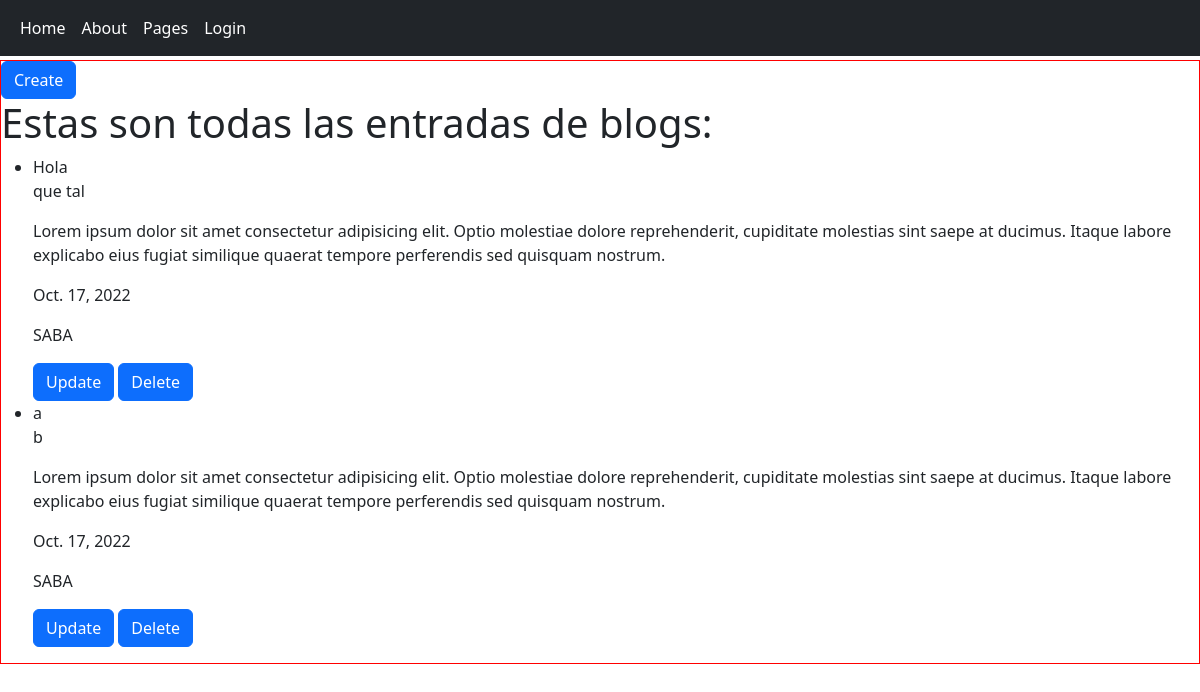
Before: /AppProyectoFinal/read_blogs/ with the older database file.
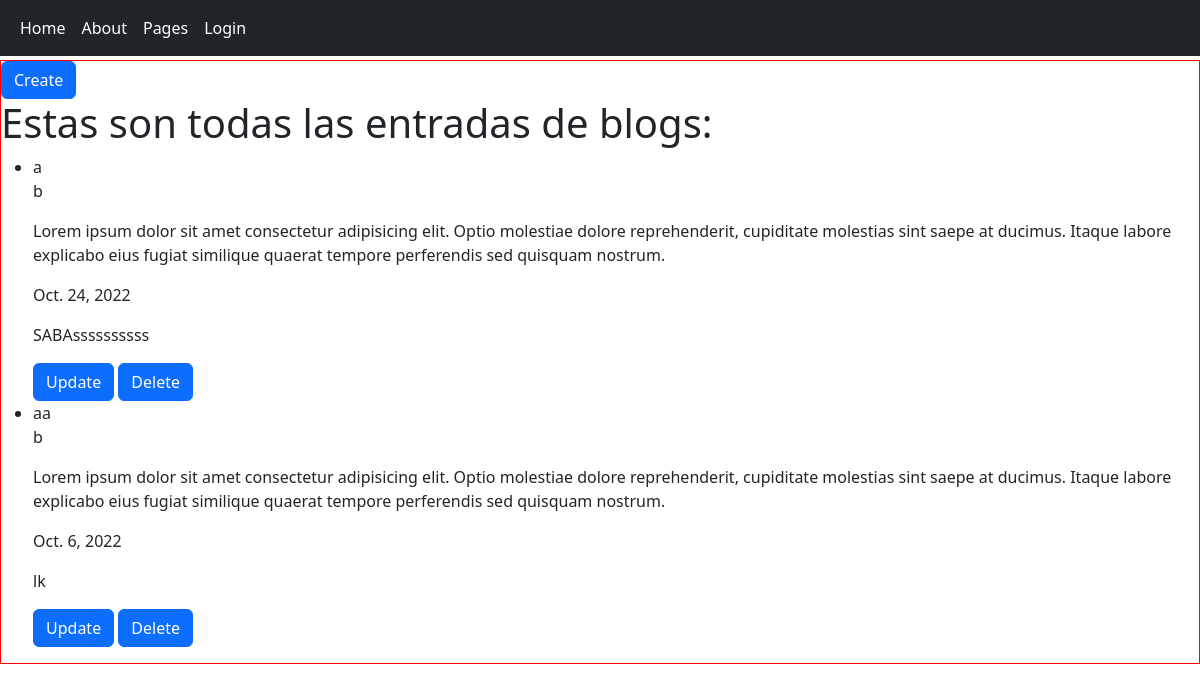
After: the same page with the newer database file.
### AppProyectoFinal/models.py (models this page shows, shortened)
class Blog(models.Model):
    titulo = models.CharField(max_length=30)
    subtitulo = models.CharField(max_length=30)
    cuerpo = models.CharField(max_length = 1000)
    autor = models.CharField(max_length=30)
    fecha = models.DateField()
    imagen = models.ImageField(upload_to='images/')

### AppProyectoFinal/views.py (the view)
# urls.py: path('read_blogs/', read_blogs),
def read_blogs(request = None):
    blogs = Blog.objects.all()
    return render(request, 'BlogCRUD/read_blogs.html', {'blogs': blogs})

### AppProyectoFinal/templates/BlogCRUD/read_blogs.html
{% extends "index.html" %}
{% load static %}
{% block contenido %}
    <a class ="btn btn-primary" href="/AppProyectoFinal/create_blogs">Create</a>
    <h1>Estas son todas las entradas de blogs:</h1>
    <ul>
        {% for blog in blogs %}
                <li>{{ blog.titulo }}</li>
                    <p>{{blog.subtitulo}}</p>
                    <p>{{blog.cuerpo}}</p>
                    <p>{{blog.fecha}}</p>
                    <p>{{blog.autor}}</p>
                    <a class ="btn btn-primary" href="/AppProyectoFinal/update_blogs/{{blog.id}}">Update</a>
                    <a class ="btn btn-primary" href="/AppProyectoFinal/delete_blogs/{{blog.id}}">Delete</a>
        {% endfor %}
{% endblock %}

Changed rows visible on the page:
removed Blog: titulo "Hola", subtitulo "que tal", cuerpo "Lorem ipsum dolor sit amet consectetur adipisicing elit. Optio molestiae dolore reprehenderit, cupiditate molestias sint saepe at ducimus. Itaque labore explicabo eius fugiat similique quaerat tempore perferendis sed quisquam nostrum.", fecha "Oct. 17, 2022", autor "SABA"
removed Blog: titulo "a", subtitulo "b", cuerpo "Lorem ipsum dolor sit amet consectetur adipisicing elit. Optio molestiae dolore reprehenderit, cupiditate molestias sint saepe at ducimus. Itaque labore explicabo eius fugiat similique quaerat tempore perferendis sed quisquam nostrum.", fecha "Oct. 17, 2022", autor "SABA"
added Blog: titulo "a", subtitulo "b", cuerpo "Lorem ipsum dolor sit amet consectetur adipisicing elit. Optio molestiae dolore reprehenderit, cupiditate molestias sint saepe at ducimus. Itaque labore explicabo eius fugiat similique quaerat tempore perferendis sed quisquam nostrum.", fecha "Oct. 24, 2022", autor "SABAssssssssss"
added Blog: titulo "aa", subtitulo "b", cuerpo "Lorem ipsum dolor sit amet consectetur adipisicing elit. Optio molestiae dolore reprehenderit, cupiditate molestias sint saepe at ducimus. Itaque labore explicabo eius fugiat similique quaerat tempore perferendis sed quisquam nostrum.", fecha "Oct. 6, 2022", autor "lk"
